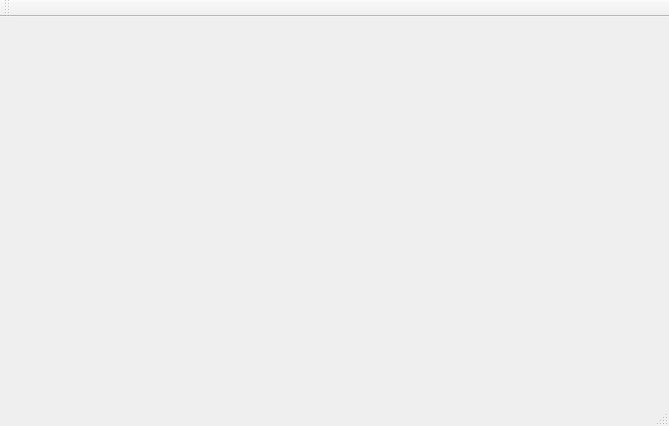
<?xml version="1.0" encoding="UTF-8"?>
<ui version="4.0">
 <class>MyRaytracerClass</class>
 <widget class="QMainWindow" name="MyRaytracerClass">
  <property name="geometry">
   <rect>
    <x>0</x>
    <y>0</y>
    <width>669</width>
    <height>426</height>
   </rect>
  </property>
  <property name="windowTitle">
   <string>MyRaytracer</string>
  </property>
  <widget class="QWidget" name="centralWidget"/>
  <widget class="QMenuBar" name="menuBar">
   <property name="geometry">
    <rect>
     <x>0</x>
     <y>0</y>
     <width>669</width>
     <height>19</height>
    </rect>
   </property>
  </widget>
  <widget class="QToolBar" name="mainToolBar">
   <attribute name="toolBarArea">
    <enum>TopToolBarArea</enum>
   </attribute>
   <attribute name="toolBarBreak">
    <bool>false</bool>
   </attribute>
  </widget>
  <widget class="QStatusBar" name="statusBar"/>
 </widget>
 <layoutdefault spacing="6" margin="11"/>
 <resources>
  <include location="MyRaytracer.qrc"/>
 </resources>
 <connections/>
</ui>
